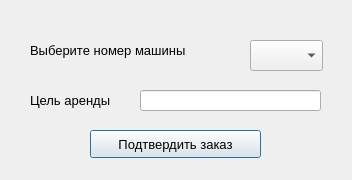
<?xml version="1.0" encoding="UTF-8"?>
<ui version="4.0">
 <class>ClientOrderWindow</class>
 <widget class="QDialog" name="ClientOrderWindow">
  <property name="geometry">
   <rect>
    <x>0</x>
    <y>0</y>
    <width>352</width>
    <height>180</height>
   </rect>
  </property>
  <property name="windowTitle">
   <string>Окно заказа</string>
  </property>
  <widget class="QPushButton" name="confirm_btn">
   <property name="geometry">
    <rect>
     <x>90</x>
     <y>130</y>
     <width>171</width>
     <height>28</height>
    </rect>
   </property>
   <property name="font">
    <font>
     <pointsize>10</pointsize>
    </font>
   </property>
   <property name="text">
    <string>Подтвердить заказ</string>
   </property>
  </widget>
  <widget class="QComboBox" name="car_box">
   <property name="geometry">
    <rect>
     <x>250</x>
     <y>40</y>
     <width>73</width>
     <height>31</height>
    </rect>
   </property>
  </widget>
  <widget class="QLineEdit" name="descr_line">
   <property name="geometry">
    <rect>
     <x>140</x>
     <y>90</y>
     <width>181</width>
     <height>21</height>
    </rect>
   </property>
  </widget>
  <widget class="QLabel" name="car_lbl">
   <property name="geometry">
    <rect>
     <x>30</x>
     <y>30</y>
     <width>211</width>
     <height>41</height>
    </rect>
   </property>
   <property name="font">
    <font>
     <pointsize>10</pointsize>
    </font>
   </property>
   <property name="text">
    <string>Выберите номер машины</string>
   </property>
  </widget>
  <widget class="QLabel" name="descr_lbl">
   <property name="geometry">
    <rect>
     <x>30</x>
     <y>90</y>
     <width>111</width>
     <height>21</height>
    </rect>
   </property>
   <property name="font">
    <font>
     <pointsize>10</pointsize>
    </font>
   </property>
   <property name="text">
    <string>Цель аренды</string>
   </property>
  </widget>
 </widget>
 <resources/>
 <connections/>
</ui>
